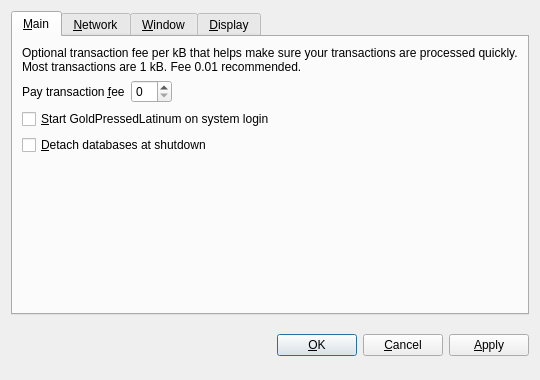
<?xml version="1.0" encoding="UTF-8"?>
<ui version="4.0">
 <class>OptionsDialog</class>
 <widget class="QDialog" name="OptionsDialog">
  <property name="geometry">
   <rect>
    <x>0</x>
    <y>0</y>
    <width>540</width>
    <height>380</height>
   </rect>
  </property>
  <property name="windowTitle">
   <string>Options</string>
  </property>
  <property name="modal">
   <bool>true</bool>
  </property>
  <layout class="QVBoxLayout" name="verticalLayout">
   <item>
    <widget class="QTabWidget" name="tabWidget">
     <property name="tabPosition">
      <enum>QTabWidget::North</enum>
     </property>
     <property name="currentIndex">
      <number>0</number>
     </property>
     <widget class="QWidget" name="tabMain">
      <attribute name="title">
       <string>&amp;Main</string>
      </attribute>
      <layout class="QVBoxLayout" name="verticalLayout_Main">
       <item>
        <widget class="QLabel" name="transactionFeeInfoLabel">
         <property name="text">
          <string>Optional transaction fee per kB that helps make sure your transactions are processed quickly. Most transactions are 1 kB. Fee 0.01 recommended.</string>
         </property>
         <property name="textFormat">
          <enum>Qt::PlainText</enum>
         </property>
         <property name="wordWrap">
          <bool>true</bool>
         </property>
        </widget>
       </item>
       <item>
        <layout class="QHBoxLayout" name="horizontalLayout_Main">
         <item>
          <widget class="QLabel" name="transactionFeeLabel">
           <property name="text">
            <string>Pay transaction &amp;fee</string>
           </property>
           <property name="textFormat">
            <enum>Qt::PlainText</enum>
           </property>
           <property name="buddy">
            <cstring>transactionFee</cstring>
           </property>
          </widget>
         </item>
         <item>
          <widget class="BitcoinAmountField" name="transactionFee"/>
         </item>
         <item>
          <spacer name="horizontalSpacer_Main">
           <property name="orientation">
            <enum>Qt::Horizontal</enum>
           </property>
           <property name="sizeHint" stdset="0">
            <size>
             <width>40</width>
             <height>20</height>
            </size>
           </property>
          </spacer>
         </item>
        </layout>
       </item>
       <item>
        <widget class="QCheckBox" name="bitcoinAtStartup">
         <property name="toolTip">
          <string>Automatically start GoldPressedLatinum after logging in to the system.</string>
         </property>
         <property name="text">
          <string>&amp;Start GoldPressedLatinum on system login</string>
         </property>
        </widget>
       </item>
       <item>
        <widget class="QCheckBox" name="detachDatabases">
         <property name="toolTip">
          <string>Detach block and address databases at shutdown. This means they can be moved to another data directory, but it slows down shutdown. The wallet is always detached.</string>
         </property>
         <property name="text">
          <string>&amp;Detach databases at shutdown</string>
         </property>
        </widget>
       </item>
       <item>
        <spacer name="verticalSpacer_Main">
         <property name="orientation">
          <enum>Qt::Vertical</enum>
         </property>
         <property name="sizeHint" stdset="0">
          <size>
           <width>20</width>
           <height>40</height>
          </size>
         </property>
        </spacer>
       </item>
      </layout>
     </widget>
     <widget class="QWidget" name="tabNetwork">
      <attribute name="title">
       <string>&amp;Network</string>
      </attribute>
      <layout class="QVBoxLayout" name="verticalLayout_Network">
       <item>
        <widget class="QCheckBox" name="mapPortUpnp">
         <property name="toolTip">
          <string>Automatically open the GoldPressedLatinum client port on the router. This only works when your router supports UPnP and it is enabled.</string>
         </property>
         <property name="text">
          <string>Map port using &amp;UPnP</string>
         </property>
        </widget>
       </item>
       <item>
        <widget class="QCheckBox" name="connectSocks">
         <property name="toolTip">
          <string>Connect to the GoldPressedLatinum network through a SOCKS proxy (e.g. when connecting through Tor).</string>
         </property>
         <property name="text">
          <string>&amp;Connect through SOCKS proxy:</string>
         </property>
        </widget>
       </item>
       <item>
        <layout class="QHBoxLayout" name="horizontalLayout_Network">
         <item>
          <widget class="QLabel" name="proxyIpLabel">
           <property name="text">
            <string>Proxy &amp;IP:</string>
           </property>
           <property name="textFormat">
            <enum>Qt::PlainText</enum>
           </property>
           <property name="buddy">
            <cstring>proxyIp</cstring>
           </property>
          </widget>
         </item>
         <item>
          <widget class="QValidatedLineEdit" name="proxyIp">
           <property name="maximumSize">
            <size>
             <width>140</width>
             <height>16777215</height>
            </size>
           </property>
           <property name="toolTip">
            <string>IP address of the proxy (e.g. 127.0.0.1)</string>
           </property>
          </widget>
         </item>
         <item>
          <widget class="QLabel" name="proxyPortLabel">
           <property name="text">
            <string>&amp;Port:</string>
           </property>
           <property name="textFormat">
            <enum>Qt::PlainText</enum>
           </property>
           <property name="buddy">
            <cstring>proxyPort</cstring>
           </property>
          </widget>
         </item>
         <item>
          <widget class="QLineEdit" name="proxyPort">
           <property name="maximumSize">
            <size>
             <width>55</width>
             <height>16777215</height>
            </size>
           </property>
           <property name="toolTip">
            <string>Port of the proxy (e.g. 9050)</string>
           </property>
          </widget>
         </item>
         <item>
          <widget class="QLabel" name="socksVersionLabel">
           <property name="text">
            <string>SOCKS &amp;Version:</string>
           </property>
           <property name="textFormat">
            <enum>Qt::PlainText</enum>
           </property>
           <property name="buddy">
            <cstring>socksVersion</cstring>
           </property>
          </widget>
         </item>
         <item>
          <widget class="QValueComboBox" name="socksVersion">
           <property name="toolTip">
            <string>SOCKS version of the proxy (e.g. 5)</string>
           </property>
          </widget>
         </item>
         <item>
          <spacer name="horizontalSpacer_Network">
           <property name="orientation">
            <enum>Qt::Horizontal</enum>
           </property>
           <property name="sizeHint" stdset="0">
            <size>
             <width>40</width>
             <height>20</height>
            </size>
           </property>
          </spacer>
         </item>
        </layout>
       </item>
       <item>
        <spacer name="verticalSpacer_Network">
         <property name="orientation">
          <enum>Qt::Vertical</enum>
         </property>
         <property name="sizeHint" stdset="0">
          <size>
           <width>20</width>
           <height>40</height>
          </size>
         </property>
        </spacer>
       </item>
      </layout>
     </widget>
     <widget class="QWidget" name="tabWindow">
      <attribute name="title">
       <string>&amp;Window</string>
      </attribute>
      <layout class="QVBoxLayout" name="verticalLayout_Window">
       <item>
        <widget class="QCheckBox" name="minimizeToTray">
         <property name="toolTip">
          <string>Show only a tray icon after minimizing the window.</string>
         </property>
         <property name="text">
          <string>&amp;Minimize to the tray instead of the taskbar</string>
         </property>
        </widget>
       </item>
       <item>
        <widget class="QCheckBox" name="minimizeOnClose">
         <property name="toolTip">
          <string>Minimize instead of exit the application when the window is closed. When this option is enabled, the application will be closed only after selecting Quit in the menu.</string>
         </property>
         <property name="text">
          <string>M&amp;inimize on close</string>
         </property>
        </widget>
       </item>
       <item>
        <spacer name="verticalSpacer_Window">
         <property name="orientation">
          <enum>Qt::Vertical</enum>
         </property>
         <property name="sizeHint" stdset="0">
          <size>
           <width>20</width>
           <height>40</height>
          </size>
         </property>
        </spacer>
       </item>
      </layout>
     </widget>
     <widget class="QWidget" name="tabDisplay">
      <attribute name="title">
       <string>&amp;Display</string>
      </attribute>
      <layout class="QVBoxLayout" name="verticalLayout_Display">
       <item>
        <layout class="QHBoxLayout" name="horizontalLayout_1_Display">
         <item>
          <widget class="QLabel" name="langLabel">
           <property name="text">
            <string>User Interface &amp;language:</string>
           </property>
           <property name="textFormat">
            <enum>Qt::PlainText</enum>
           </property>
           <property name="buddy">
            <cstring>lang</cstring>
           </property>
          </widget>
         </item>
         <item>
          <widget class="QValueComboBox" name="lang">
           <property name="toolTip">
            <string>The user interface language can be set here. This setting will take effect after restarting GoldPressedLatinum.</string>
           </property>
          </widget>
         </item>
        </layout>
       </item>
       <item>
        <layout class="QHBoxLayout" name="horizontalLayout_2_Display">
         <item>
          <widget class="QLabel" name="unitLabel">
           <property name="text">
            <string>&amp;Unit to show amounts in:</string>
           </property>
           <property name="textFormat">
            <enum>Qt::PlainText</enum>
           </property>
           <property name="buddy">
            <cstring>unit</cstring>
           </property>
          </widget>
         </item>
         <item>
          <widget class="QValueComboBox" name="unit">
           <property name="toolTip">
            <string>Choose the default subdivision unit to show in the interface and when sending coins.</string>
           </property>
          </widget>
         </item>
        </layout>
       </item>
       <item>
        <widget class="QCheckBox" name="displayAddresses">
         <property name="toolTip">
          <string>Whether to show GoldPressedLatinum addresses in the transaction list or not.</string>
         </property>
         <property name="text">
          <string>&amp;Display addresses in transaction list</string>
         </property>
        </widget>
       </item>
       <item>
        <widget class="QCheckBox" name="coinControlFeatures">
         <property name="toolTip">
          <string>Whether to show coin control features or not.</string>
         </property>
         <property name="text">
          <string>Display coin &amp;control features (experts only!)</string>
         </property>
        </widget>
       </item>
       <item>
        <spacer name="verticalSpacer_Display">
         <property name="orientation">
          <enum>Qt::Vertical</enum>
         </property>
         <property name="sizeHint" stdset="0">
          <size>
           <width>20</width>
           <height>40</height>
          </size>
         </property>
        </spacer>
       </item>
      </layout>
     </widget>
    </widget>
   </item>
   <item>
    <layout class="QHBoxLayout" name="horizontalLayout_Buttons">
     <item>
      <spacer name="horizontalSpacer_1">
       <property name="orientation">
        <enum>Qt::Horizontal</enum>
       </property>
       <property name="sizeHint" stdset="0">
        <size>
         <width>40</width>
         <height>48</height>
        </size>
       </property>
      </spacer>
     </item>
     <item>
      <widget class="QLabel" name="statusLabel">
       <property name="font">
        <font>
         <weight>75</weight>
         <bold>true</bold>
        </font>
       </property>
       <property name="text">
        <string/>
       </property>
       <property name="textFormat">
        <enum>Qt::PlainText</enum>
       </property>
       <property name="wordWrap">
        <bool>true</bool>
       </property>
      </widget>
     </item>
     <item>
      <spacer name="horizontalSpacer_2">
       <property name="orientation">
        <enum>Qt::Horizontal</enum>
       </property>
       <property name="sizeHint" stdset="0">
        <size>
         <width>40</width>
         <height>48</height>
        </size>
       </property>
      </spacer>
     </item>
     <item>
      <widget class="QPushButton" name="okButton">
       <property name="text">
        <string>&amp;OK</string>
       </property>
      </widget>
     </item>
     <item>
      <widget class="QPushButton" name="cancelButton">
       <property name="text">
        <string>&amp;Cancel</string>
       </property>
       <property name="autoDefault">
        <bool>false</bool>
       </property>
      </widget>
     </item>
     <item>
      <widget class="QPushButton" name="applyButton">
       <property name="text">
        <string>&amp;Apply</string>
       </property>
       <property name="autoDefault">
        <bool>false</bool>
       </property>
      </widget>
     </item>
    </layout>
   </item>
  </layout>
 </widget>
 <customwidgets>
  <customwidget>
   <class>BitcoinAmountField</class>
   <extends>QSpinBox</extends>
   <header>bitcoinamountfield.h</header>
  </customwidget>
  <customwidget>
   <class>QValueComboBox</class>
   <extends>QComboBox</extends>
   <header>qvaluecombobox.h</header>
  </customwidget>
  <customwidget>
   <class>QValidatedLineEdit</class>
   <extends>QLineEdit</extends>
   <header>qvalidatedlineedit.h</header>
  </customwidget>
 </customwidgets>
 <resources/>
 <connections/>
</ui>
